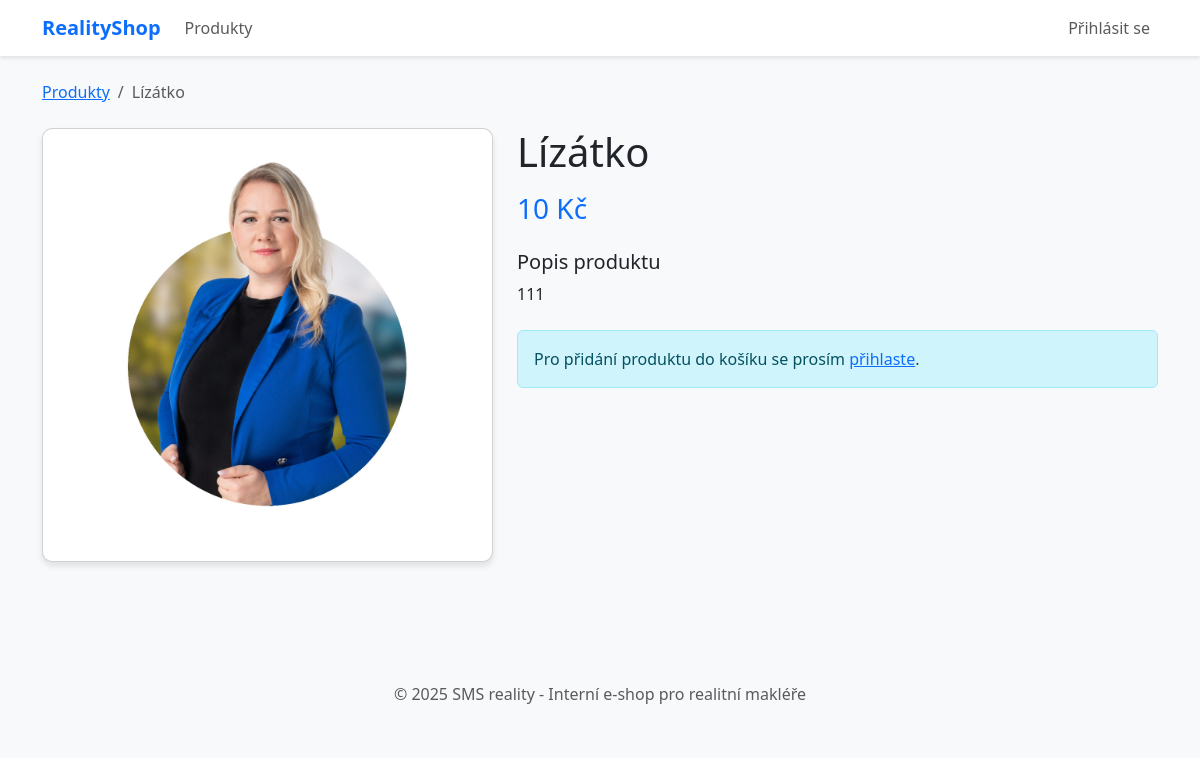
Page /product/1 on the committed database.
### models.py (models this page shows)
class Product(db.Model):
    id = db.Column(db.Integer, primary_key=True)
    name = db.Column(db.String(100), nullable=False)
    description = db.Column(db.Text, nullable=False)
    price = db.Column(db.Integer, nullable=False)
    image_filename = db.Column(db.String(200), nullable=True)
    is_active = db.Column(db.Boolean, default=True)
    @property
    def image_url(self):
        if self.image_filename:
            return url_for('static', filename='uploads/' + self.image_filename)
        return url_for('static', filename='img/no-image.png')  # Fallback obrázek

### app.py (the view)
@app.route('/product/<int:product_id>')
def product_detail(product_id):
    product = Product.query.get_or_404(product_id)
    return render_template('product_detail.html', product=product)

### templates/product_detail.html (shortened to what this page needs)
{% extends "base.html" %}
{% block content %}
<nav aria-label="breadcrumb" class="mb-4">
    <ol class="breadcrumb">
        <li class="breadcrumb-item"><a href="{{ url_for('index') }}">Produkty</a></li>
        <li class="breadcrumb-item active" aria-current="page">{{ product.name }}</li>
    </ol>
</nav>
<div class="row">
    <div class="col-md-5">
        <div class="card mb-4">
            <img src="{{ product.image_url }}" class="card-img-top" alt="{{ product.name }}" style="max-height: 400px; object-fit: contain;">
            <div class="card-body">
            </div>
        </div>
    </div>
    <div class="col-md-7">
        <h1 class="mb-3">{{ product.name }}</h1>
        <h3 class="text-primary mb-4">{{ product.price }} Kč</h3>
        <div class="mb-4">
            <h5>Popis produktu</h5>
            <p>{{ product.description }}</p>
        </div>
        {% if current_user.is_authenticated %}
            <form method="POST" action="{{ url_for('add_to_cart', product_id=product.id) }}" class="mb-4">
                <div class="row g-3 align-items-center">
                    <div class="col-auto">
                        <label for="quantity" class="col-form-label">Množství:</label>
                    </div>
                    <div class="col-auto">
                        <input type="number" id="quantity" name="quantity" class="form-control" value="1" min="1">
                    </div>
                    <div class="col-auto">
                        <button type="submit" class="btn btn-primary">
                            <i class="fas fa-shopping-cart me-2"></i>Přidat do košíku
                        </button>
                    </div>
                </div>
                {% if current_user.credits < product.price %}
                    <small class="text-danger d-block mt-2">Nemáte dostatek kreditů pro nákup tohoto produktu.</small>
                {% endif %}
            </form>
        {% else %}
            <div class="alert alert-info">
                Pro přidání produktu do košíku se prosím <a href="{{ url_for('login') }}">přihlaste</a>.
            </div>
        {% endif %}
    </div>
</div>
{% endblock %}

### templates/base.html (style rules this page uses)
body { font-family: 'Segoe UI', Tahoma, Geneva, Verdana, sans-serif; background-color: #f8f9fa; }
.card { border-radius: 10px; box-shadow: 0 4px 6px rgba(0, 0, 0, 0.1); transition: transform 0.3s ease, box-shadow 0.3s ease; }

### rows in the picture
Product: name "Lízátko", image_url (picture), price "10", description "111"
